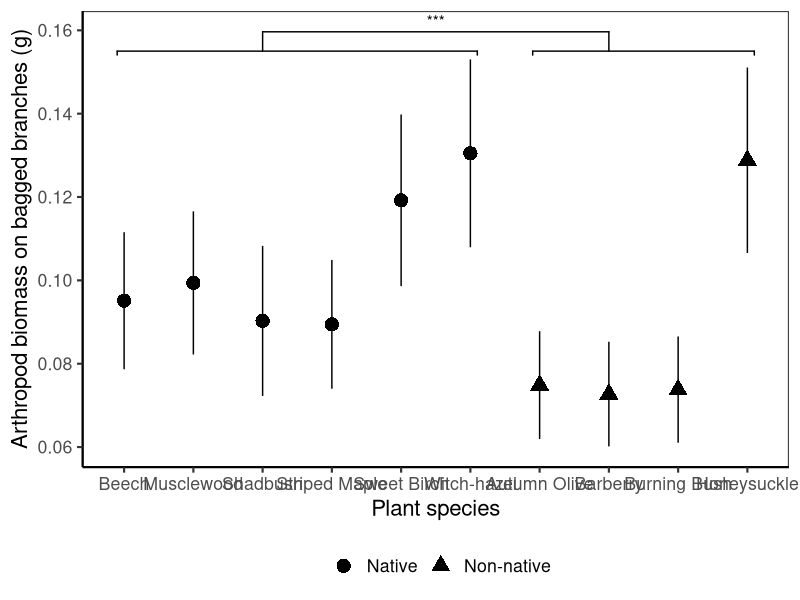
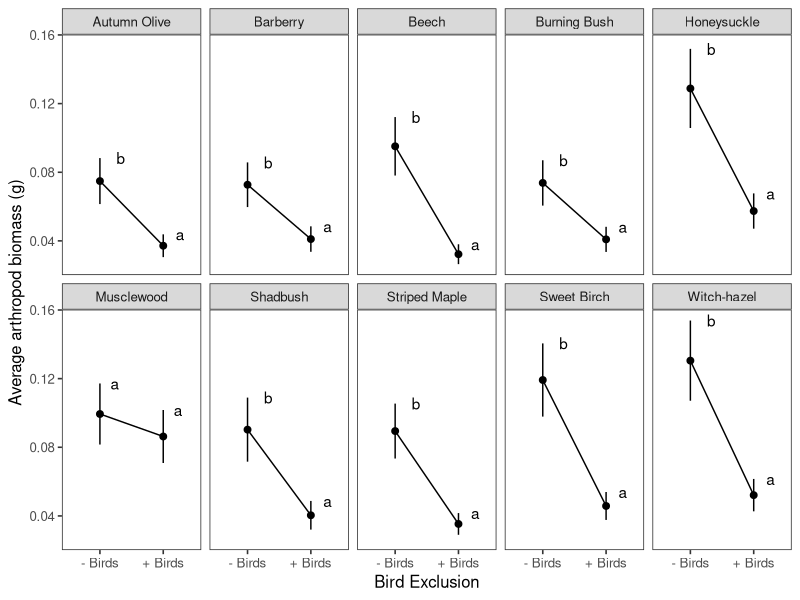
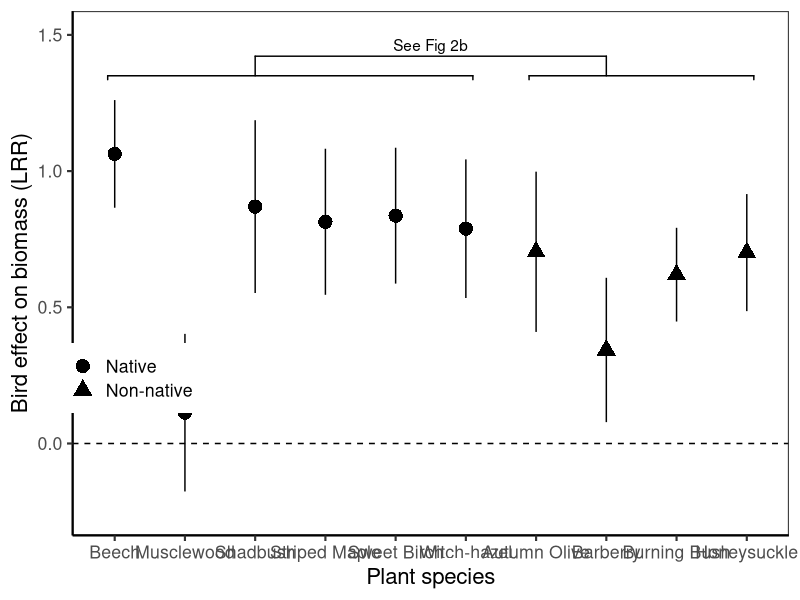
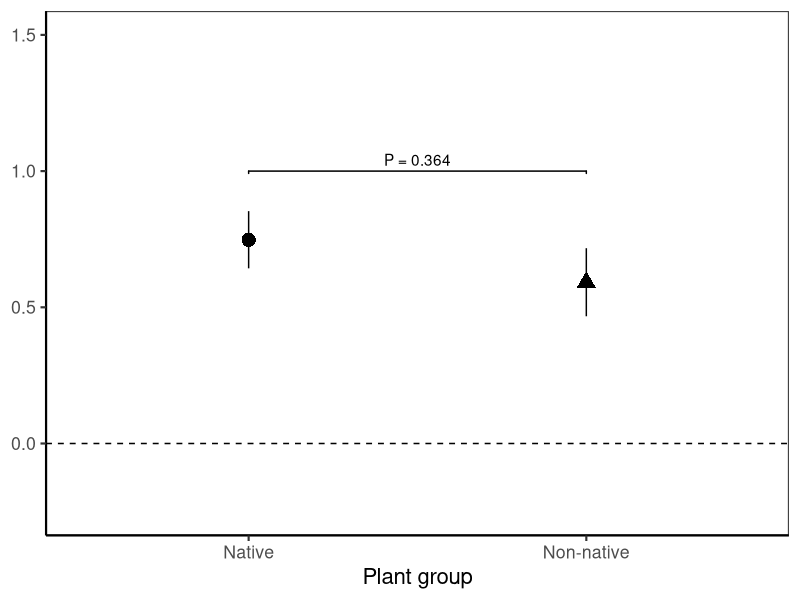
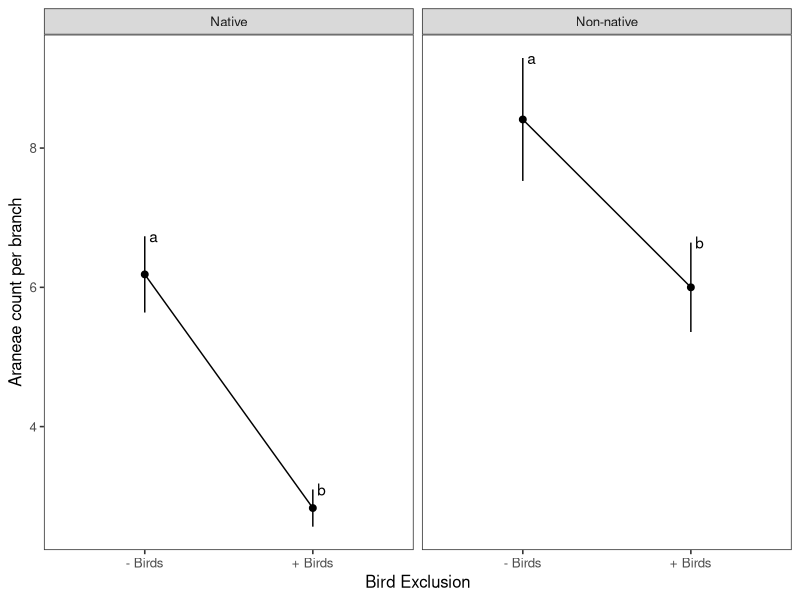
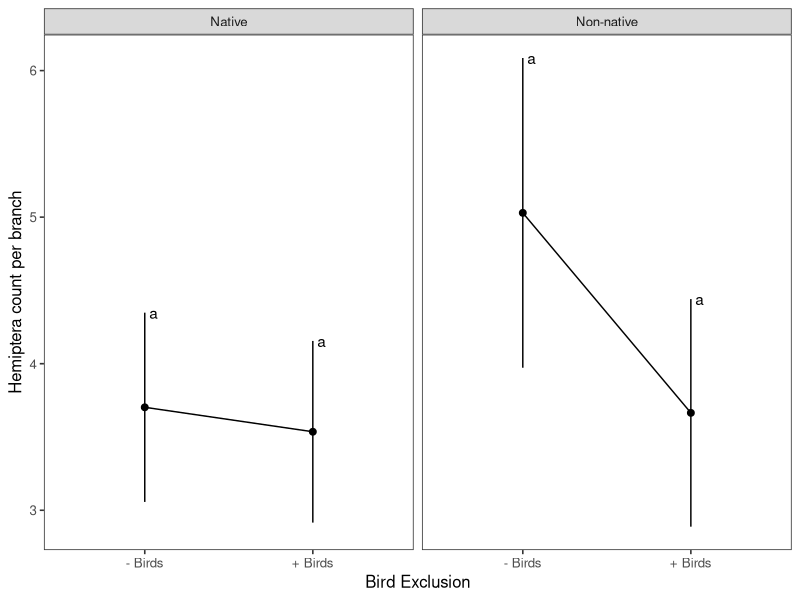
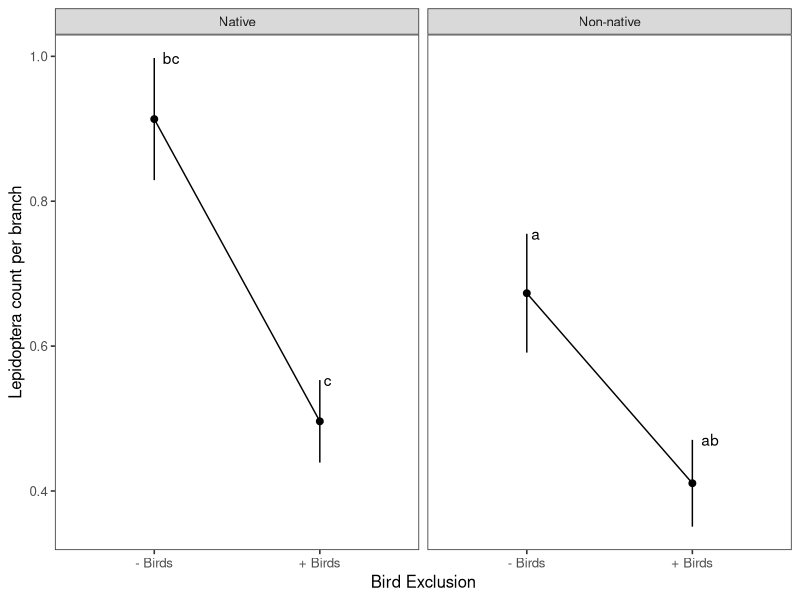
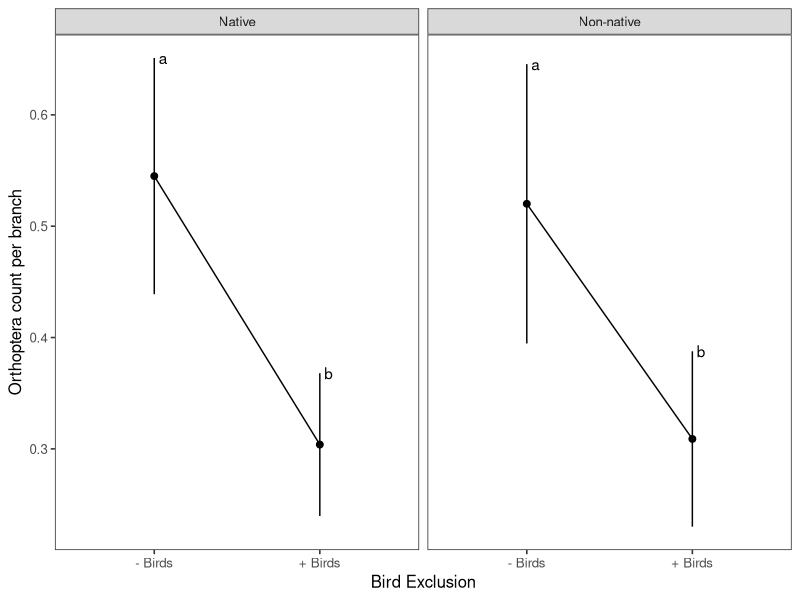

Recreate these plots in R, in order.
# Import data and models for table & figure generation only

# Libraries ####
library("tidyverse")
library("readr")
library("lme4")
library("car")
library("multcomp")
library("ggplot2")
library("emmeans")
library("ggpubr")
library("plotrix") # for std.error function
library("ggsignif")

# Plant arrangment rule ######
# Arrange in order of native vs exotic
biomass_order <- c("Beech","Musclewood","Shadbush","Striped Maple", "Sweet Birch", "Witch-hazel", "Autumn Olive", "Barberry", "Burning Bush", "Honeysuckle")



# Fig 1a: Bagged biomass ####
biomass_summary <- read.csv("./Data/Models/model1.csv")

biomass_summary <- arrange(transform(biomass_summary, tree=factor(tree,levels=biomass_order)), tree) 

biomass_summary

biomass_plot <- ggplot(data=biomass_summary, aes(x = tree, y = response, shape=exo)) +
  theme_bw(base_size=16) +
  geom_point(size=4.5) +
  geom_errorbar(aes(ymin=response-(SE), ymax=response+(SE), width=0)) +
  ylab("Arthropod biomass on bagged branches (g)") +
  xlab("Plant species") +
  guides(shape=guide_legend(title="", title.position = "left")) +
  theme(panel.grid.major = element_blank(), panel.grid.minor = element_blank(),
        panel.background = element_blank(), axis.line = element_line(colour = "black")) +
  theme(legend.position="bottom") +
  geom_signif(comparisons = list(c("Shadbush", "Barberry")), 
              y_position = 0.155,
              tip_length = 0.05,
              annotation = c("***")) +
  geom_signif(y_position = c(0.155), 
              xmin = c(0.9, 6.9), 
              xmax = c(6.1, 10.1),
    annotation = c(" ", " "), tip_length = 0.01)
biomass_plot 

# Fig 1b: Biomass posthoc ####







# Fig 2 ver 1: Bag effect ######
# Import model estimates and table
mod2_lsm <- read.csv("./Data/Models/model2.csv")

Fig_1b <- ggplot(data=mod2_lsm, aes(x = treatment, y = response)) +
  theme_bw(base_size=12) +
  geom_point(size=2) +
  geom_line(aes(group = tree)) +
  geom_errorbar(aes(ymin=response-(SE), ymax=response+(SE), width=0)) +
  ylab("Average arthropod biomass (g)") +
  xlab("Bird Exclusion") +
  scale_x_discrete(labels=c("bag" = "- Birds", "control" = "+ Birds")) +
  geom_text(aes(x = treatment, y = (response+SE), label = .group, hjust=-.5)) +
  theme(panel.grid.major = element_blank(), panel.grid.minor = element_blank()) +
  facet_wrap( ~ tree, nrow=2) 
Fig_1b

# export Fig 2 ver 1 #








# Fig 2a ver 2: Bag lRR #####
mod2a_lsm <- read.csv("./Data/Models/model2a.csv")

mod2a_lsm <- arrange(transform(mod2a_lsm, tree=factor(tree,levels=biomass_order)), tree) 

mod2a_lsm

lrr_plot <- ggplot(data=mod2a_lsm, aes(x = tree, y = LRR_mean, shape=exo)) +
  theme_bw(base_size=16) +
  geom_point(size=4.5) +
  geom_errorbar(aes(ymin=LRR_mean-(LRR_sem), ymax=LRR_mean+(LRR_sem), width=0)) +
  ylab("Bird effect on biomass (LRR)") +
  xlab("Plant species") +
  guides(shape=guide_legend(title="", title.position = "left")) +
  theme(panel.grid.major = element_blank(), panel.grid.minor = element_blank(),
        panel.background = element_blank(), axis.line = element_line(colour = "black")) +
  theme(legend.position = c(0.075,0.3)) +
  geom_signif(comparisons = list(c("Shadbush", "Barberry")), 
              y_position = 1.35,
              tip_length = 0.05,
              annotation = c("See Fig 2b")) +
  geom_signif(y_position = c(1.35), 
              xmin = c(0.9, 6.9), 
              xmax = c(6.1, 10.1),
              annotation = c(" ", " "), tip_length = 0.01) +
  geom_hline(yintercept=0.0,linetype=2)  +
  ylim(-0.25,1.5)
lrr_plot

# Fig 2b #####
model_2a_posthoc <- read.csv("./Data/Models/model2_posthoc.csv")

# import p-value #
nugget_1 <- "P = 0.364" 

# this needs to use the same mean and SEM as the other figure, it currently does NOT

lrr_posthoc <- ggplot(data=model_2a_posthoc, aes(x = Exo, y = emmean,shape=Exo)) +
  theme_bw(base_size=16) +
  geom_point(size=4.5) +
  geom_errorbar(aes(ymin=emmean -(SE), ymax=emmean +(SE), width=0)) +
  ylab("Bird effect on biomass (LRR)") +
  xlab("Plant group") +
  guides(shape=guide_legend(title="", title.position = "left")) +
  theme(panel.grid.major = element_blank(), panel.grid.minor = element_blank(),
        panel.background = element_blank(), axis.line = element_line(colour = "black")) +
  geom_hline(yintercept=0.0,linetype=2) +
  ylim(-0.25,1.5) +
  theme(axis.title.y = element_blank()) +
  theme(legend.position='none') +
  geom_signif(y_position = c(1), 
              xmin = c(1), 
              xmax = c(2),
              annotation = c(nugget_1), tip_length = 0.01)
lrr_posthoc

# merge 2a and 2b
Fig_2ab <- ggarrange(lrr_plot, lrr_posthoc , labels = c("2A", "2B"), nrow = 1,
                     common.legend = FALSE, widths = c(1.75, 0.5))

ggsave(filename = "./Figures/Fig_2ab.svg", plot = Fig_2ab , device = "svg",
              width = 15, height = 5, units = "in")



# Fig 3abcd #####
# Insect abundances #
# Araneae plot
spider_lsm <- read.csv("./Data/Models/spider_model.csv")

# ! manually set tukey letters ####
spider_lsm$.group <- c("b","a","b","a")

Fig_3a <- ggplot(data=spider_lsm, aes(x = treatment, y = response)) +
  theme_bw(base_size=12) +
  geom_point(size=2) +
  geom_line(aes(group = exo)) +
  geom_errorbar(aes(ymin=response-(SE), ymax=response+(SE), width=0)) +
  ylab("Araneae count per branch") +
  xlab("Bird Exclusion") +
  scale_x_discrete(labels=c("bag" = "- Birds", "control" = "+ Birds")) +
  geom_text(aes(x = treatment, y = (response+SE), label = .group, hjust=-.5)) +
  theme(panel.grid.major = element_blank(), panel.grid.minor = element_blank()) +
  facet_wrap( ~ exo, nrow=1) 
Fig_3a

# Hemiptera plot

hemiptera_lsm <- read.csv("./Data/Models/hemiptera_model.csv")

#manually set tukey letters
hemiptera_lsm$.group <- c("a","a","a","a")

Fig_3b <- ggplot(data=hemiptera_lsm, aes(x = treatment, y = response)) +
  theme_bw(base_size=12) +
  geom_point(size=2) +
  geom_line(aes(group = exo)) +
  geom_errorbar(aes(ymin=response-(SE), ymax=response+(SE), width=0)) +
  ylab("Hemiptera count per branch") +
  xlab("Bird Exclusion") +
  scale_x_discrete(labels=c("bag" = "- Birds", "control" = "+ Birds")) +
  geom_text(aes(x = treatment, y = (response+SE), label = .group, hjust=-.5)) +
  theme(panel.grid.major = element_blank(), panel.grid.minor = element_blank()) +
  facet_wrap( ~ exo, nrow=1) 
Fig_3b

# Lepidopetera plot
lepidoptera_lsm <- read.csv("./Data/Models/lepidoptera_model.csv")

lepidoptera_lsm

#manually set tukey letters
lepidoptera_lsm$.group <- c("c","bc","ab","a")

Fig_3c <- ggplot(data=lepidoptera_lsm, aes(x = treatment, y = response)) +
  theme_bw(base_size=12) +
  geom_point(size=2) +
  geom_line(aes(group = exo)) +
  geom_errorbar(aes(ymin=response-(SE), ymax=response+(SE), width=0)) +
  ylab("Lepidoptera count per branch") +
  xlab("Bird Exclusion") +
  scale_x_discrete(labels=c("bag" = "- Birds", "control" = "+ Birds")) +
  geom_text(aes(x = treatment, y = (response+SE), label = .group, hjust=-.5)) +
  theme(panel.grid.major = element_blank(), panel.grid.minor = element_blank()) +
  facet_wrap( ~ exo, nrow=1) 
Fig_3c

# Orthoptera plot
orthoptera_lsm <- read.csv("./Data/Models/orthoptera_model.csv")

orthoptera_lsm 

#manually set tukey letters
orthoptera_lsm$.group <- c("b","a","b","a")

Fig_3d <- ggplot(data=orthoptera_lsm, aes(x = treatment, y = response)) +
  theme_bw(base_size=12) +
  geom_point(size=2) +
  geom_line(aes(group = exo)) +
  geom_errorbar(aes(ymin=response-(SE), ymax=response+(SE), width=0)) +
  ylab("Orthoptera count per branch") +
  xlab("Bird Exclusion") +
  scale_x_discrete(labels=c("bag" = "- Birds", "control" = "+ Birds")) +
  geom_text(aes(x = treatment, y = (response+SE), label = .group, hjust=-.5)) +
  theme(panel.grid.major = element_blank(), panel.grid.minor = element_blank()) +
  facet_wrap( ~ exo, nrow=1) 
Fig_3d


# Fig 3 all #####
# arrange figure 2
Fig_3abcd <- ggarrange(Fig_3a, Fig_3b, Fig_3c, Fig_3d,
                       labels = c("A","B","C","D"), 
                       nrow = 2, ncol = 2)
Fig_3abcd 

# write figure 3 to folder
ggsave(filename = "./Figures/Fig3abcd.png", plot = Fig_3abcd, device = "png",
       width = 10, height = 8, units = "in")





# Fig 4 #####
# 4a: Herbivore N % ######
mod7_summary <- read.csv("./Data/Models/model7.csv")
mod7_summary  <- arrange(transform(mod7_summary , tree=factor(tree,levels=biomass_order)), tree) 

HN_plot <- ggplot(data=mod7_summary , aes(x = tree, y = mean_nitrogen, shape=exo)) +
  theme_bw(base_size=16) +
  geom_point(size=4.5) +
  geom_errorbar(aes(ymin=mean_nitrogen-(sem), ymax=mean_nitrogen+(sem), width=0)) +
  ylab("% N content of insect herbivores") +
  xlab("Plant species") +
  guides(shape=guide_legend(title="", title.position = "left")) +
  theme(panel.grid.major = element_blank(), panel.grid.minor = element_blank(),
        panel.background = element_blank(), axis.line = element_line(colour = "black")) +
  theme(legend.position="none") +
  geom_signif(comparisons = list(c("Shadbush", "Barberry")), 
              y_position = 11.5,
              tip_length = 0.235,
              annotation = c("See Fig. 4b")) +
  geom_signif(y_position = c(11.2), 
              xmin = c(0.9, 6.9), 
              xmax = c(6.1, 10),
              annotation = c(" ", " "), tip_length = 0.01)
HN_plot

# 4b: Herbivore posthoc ####
model_4b_posthoc <- read.csv("./Data/Models/mod7_posthoc.csv")

# import p-value #
nugget_2 <- "P = 0.001" 

# this needs to use the same mean and SEM as the other figure, it currently does NOT

model_4b_plot <- ggplot(data=model_4b_posthoc, aes(x = Exo, y = emmean,shape=Exo)) +
  theme_bw(base_size=16) +
  geom_point(size=4.5) +
  geom_errorbar(aes(ymin=emmean -(SE), ymax=emmean +(SE), width=0)) +
  ylab("") +
  xlab("Plant group") +
  guides(shape=guide_legend(title="", title.position = "left")) +
  theme(panel.grid.major = element_blank(), panel.grid.minor = element_blank(),
        panel.background = element_blank(), axis.line = element_line(colour = "black")) +
  geom_hline(yintercept=0.0,linetype=2) +
  ylim(9.5,11.5) +
  theme(axis.title.y = element_blank()) +
  theme(legend.position='none') +
  geom_signif(y_position = c(10.5), 
              xmin = c(1), 
              xmax = c(2),
              annotation = c(nugget_2), tip_length = 0.01)
model_4b_plot




# Merge 4a4b ####
# merge 2a and 2b
Fig_4ab <- ggarrange(HN_plot, model_4b_plot, labels = c("4A", "4B"), nrow = 1,
                     common.legend = FALSE, widths = c(1.75, 0.5))

ggsave(filename = "./Figures/Fig_4ab.svg", plot = Fig_4ab , device = "svg",
       width = 15, height = 5, units = "in")






# 4c: Spider N% ####

# 4d: Spider posthoc ####
